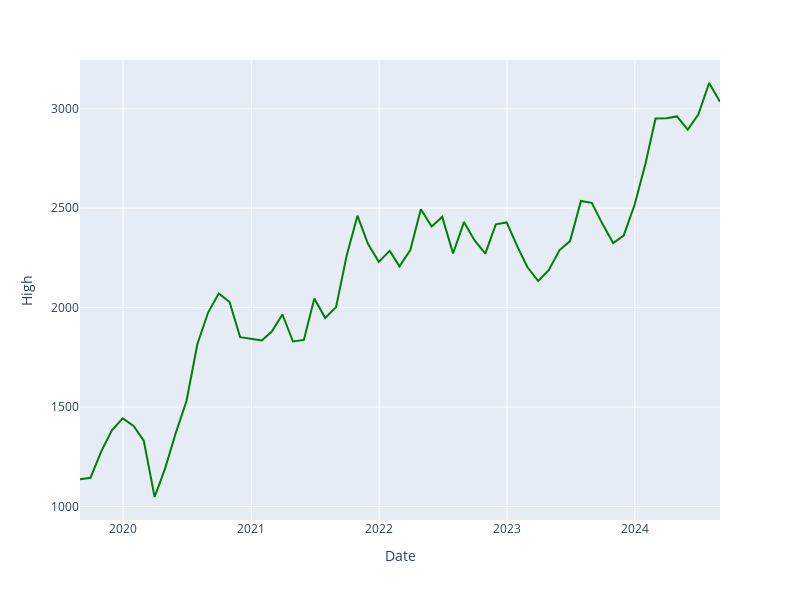

The notebook cell this image was saved under:
### Code cell
#ploting High price according to monthly average
fig=px.line(resampled_data,x='Date',y="High")
fig.update_layout(width=800,height=600)
fig.update_traces(line=dict(color="green"))
fig.show()
